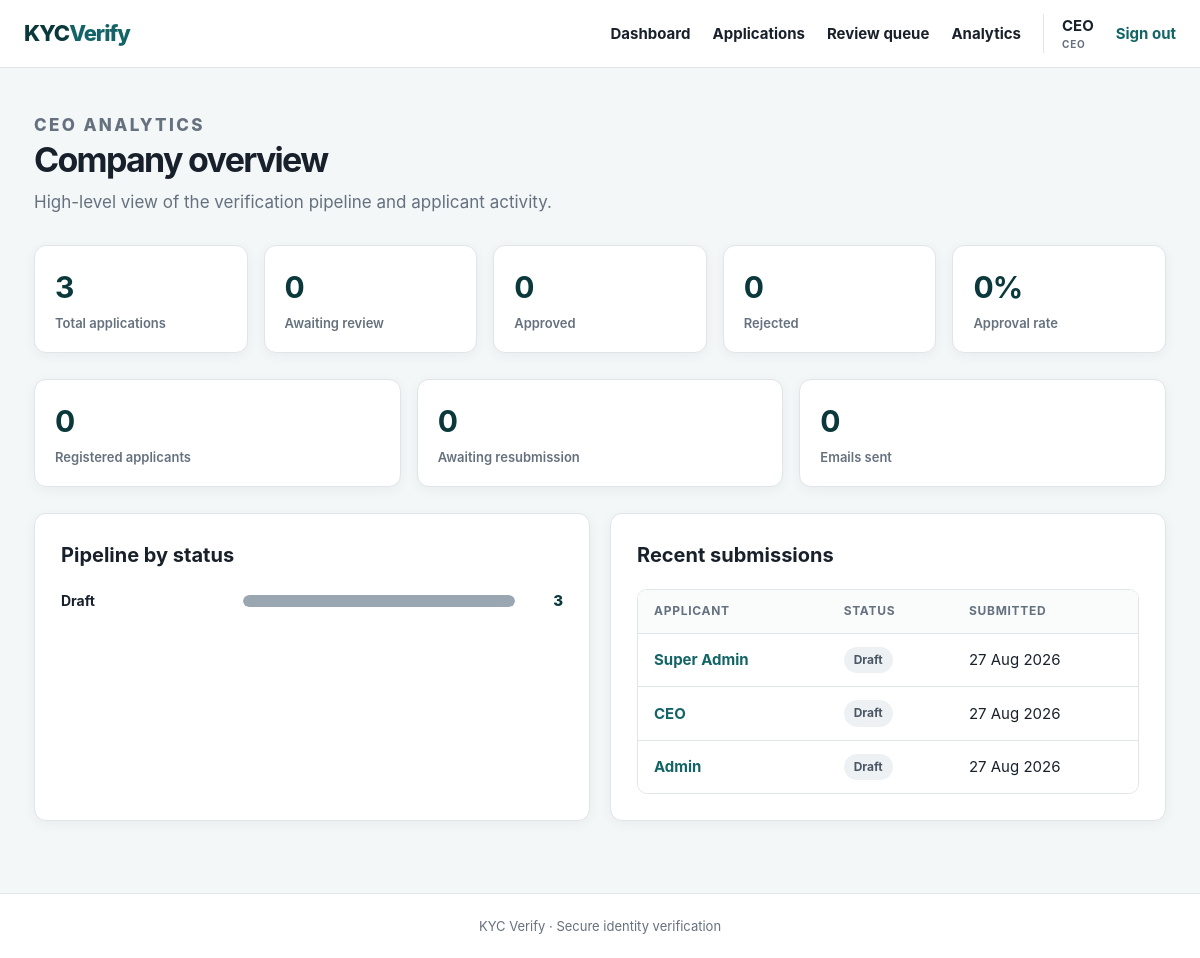
/?page=ceo (signed in), run on the app's committed database.
### tables this page shows
CREATE TABLE applications (
    id INT UNSIGNED AUTO_INCREMENT PRIMARY KEY,
    applicant_id INT UNSIGNED NOT NULL,
    reviewer_id INT UNSIGNED NULL,
    status ENUM(
        'DRAFT',
        'SUBMITTED',
        'UNDER_REVIEW',
        'APPROVED',
        'REJECTED',
        'RESUBMISSION_REQUESTED'
    ) NOT NULL DEFAULT 'DRAFT',
    full_name VARCHAR(160) NULL,
    date_of_birth DATE NULL,
    nationality VARCHAR(100) NULL,
    id_type VARCHAR(60) NULL,
    id_number VARCHAR(100) NULL,
    id_issue_date DATE NULL,
    issuing_district VARCHAR(100) NULL,
    review_notes TEXT NULL,
    reviewed_at DATETIME NULL,
    created_at TIMESTAMP NOT NULL DEFAULT CURRENT_TIMESTAMP,
    updated_at TIMESTAMP NOT NULL DEFAULT CURRENT_TIMESTAMP ON UPDATE CURRENT_TIMESTAMP,
    CONSTRAINT fk_applicant FOREIGN KEY (applicant_id) REFERENCES users (id) ON DELETE CASCADE,
    CONSTRAINT fk_reviewer FOREIGN KEY (reviewer_id) REFERENCES users (id) ON DELETE SET NULL,
    INDEX idx_status (status),
    INDEX idx_applicant (applicant_id),
    INDEX idx_updated (updated_at),
    INDEX idx_created (created_at)
);

CREATE TABLE users (
    id INT UNSIGNED AUTO_INCREMENT PRIMARY KEY,
    username VARCHAR(120) NOT NULL UNIQUE,
    email VARCHAR(190) NOT NULL UNIQUE,
    password_hash VARCHAR(255) NOT NULL,
    is_active TINYINT(1) NOT NULL DEFAULT 1,
    created_at TIMESTAMP NOT NULL DEFAULT CURRENT_TIMESTAMP
);

### index.php (called while the page is built, shortened)
<?php
require_once __DIR__ . '/functions.php';
require_once __DIR__ . '/layout.php';
$u    = user();
$page = $_GET['page'] ?? ($u ? 'dashboard' : 'login');
require __DIR__ . '/pages/' . $page . '.php';

### database.php (called while the page is built, shortened)
<?php
function db(): PDO {
    static $pdo = null;
    if ($pdo === null) {
        $pdo = new PDO('mysql:host=' . DB_HOST . ';dbname=' . DB_NAME . ';charset=utf8mb4', DB_USER, DB_PASS, [
            PDO::ATTR_ERRMODE => PDO::ERRMODE_EXCEPTION,
            PDO::ATTR_DEFAULT_FETCH_MODE => PDO::FETCH_ASSOC,
            PDO::ATTR_EMULATE_PREPARES => false,
        ]);
    }
    return $pdo;
}

### pages/ceo.php (the view, shortened to what this page needs)
<?php
$counts    = application_status_counts();
$total     = $counts['total'];
$byStatus  = $counts['by_status'];
$submitted = $byStatus['SUBMITTED'];
$underReview = $byStatus['UNDER_REVIEW'];
$approved  = $byStatus['APPROVED'];
$rejected  = $byStatus['REJECTED'];
$resubmits = $byStatus['RESUBMISSION_REQUESTED'];
$pending   = $submitted + $underReview;
$approvalRate = $total > 0 ? round($approved / $total * 100) : 0;
$applicants   = (int) db()->query("SELECT COUNT(*) FROM user_roles WHERE role = 'APPLICANT'")->fetchColumn();
$emails       = email_status_counts();
$emailsSent   = $emails['sent'];
?>
<div class="hero compact">
    <div>
        <p class="eyebrow">CEO ANALYTICS</p>
        <h1>Company overview</h1>
        <p>High-level view of the verification pipeline and applicant activity.</p>
    </div>
</div>
<div class="stats">
    <div class="stat"><strong><?= $total ?></strong><span>Total applications</span></div>
    <div class="stat"><strong><?= $pending ?></strong><span>Awaiting review</span></div>
    <div class="stat"><strong><?= $approved ?></strong><span>Approved</span></div>
    <div class="stat"><strong><?= $rejected ?></strong><span>Rejected</span></div>
    <div class="stat"><strong><?= $approvalRate ?>%</strong><span>Approval rate</span></div>
</div>
<div class="stats">
    <div class="stat"><strong><?= $applicants ?></strong><span>Registered applicants</span></div>
    <div class="stat"><strong><?= $resubmits ?></strong><span>Awaiting resubmission</span></div>
    <div class="stat"><strong><?= $emailsSent ?></strong><span>Emails sent</span></div>
</div>
<div class="grid-2">
    <div class="card">
        <h2>Pipeline by status</h2>
        <?php
        $rows = [];
        foreach ($byStatus as $status => $c) {
            if ($c > 0) {
                $rows[] = ['status' => $status, 'c' => $c];
            }
        }
        usort($rows, fn ($a, $b) => $b['c'] <=> $a['c']);
        $max  = max(array_column($rows, 'c') ?: [1]);
        if (!$rows): ?>
            <p class="empty">No applications yet.</p>
        <?php else: ?>
            <ul class="bars">
                <?php foreach ($rows as $row): ?>
                    <li>
                        <span class="bar-label"><?= e(format_status($row['status'])) ?></span>
                        <span class="bar-track"><span class="bar-fill badge-<?= status_class($row['status']) ?>" style="width: <?= round($row['c'] / $max * 100) ?>%"></span></span>
                        <span class="bar-value"><?= $row['c'] ?></span>
                    </li>
                <?php endforeach; ?>
            </ul>
        <?php endif; ?>
    </div>
    <div class="card">
        <h2>Recent submissions</h2>
        <?php
        $recent = db()->query('SELECT a.id, a.status, u.username applicant_name, a.created_at
                               FROM applications a JOIN users u ON u.id = a.applicant_id
                               ORDER BY a.created_at DESC LIMIT 8')->fetchAll();
        if (!$recent): ?>
            <p class="empty">Nothing submitted yet.</p>
        <?php else: ?>
            <div class="table-wrap">
                <table>
                    <thead><tr><th>Applicant</th><th>Status</th><th>Submitted</th></tr></thead>
                    <tbody>
                    <?php foreach ($recent as $a): ?>
                        <tr>
                            <td><a href="?page=application&id=<?= $a['id'] ?>"><?= e($a['applicant_name']) ?></a></td>
                            <td><?= badge($a['status']) ?></td>
                            <td><?= e(date('d M Y', strtotime($a['created_at']))) ?></td>
                        </tr>
                    <?php endforeach; ?>
                    </tbody>
                </table>
            </div>
        <?php endif; ?>
    </div>
</div>

### functions.php (shortened to what this page needs)
<?php
require_once __DIR__ . '/database.php';
function e(?string $value): string
{
    return htmlspecialchars((string) $value, ENT_QUOTES, 'UTF-8');
}
function application_status_counts(): array
{
    $byStatus = [
        'DRAFT'                    => 0,
        'SUBMITTED'                => 0,
        'UNDER_REVIEW'             => 0,
        'APPROVED'                 => 0,
        'REJECTED'                 => 0,
        'RESUBMISSION_REQUESTED'   => 0,
    ];
    $rows  = db()->query('SELECT status, COUNT(*) c FROM applications GROUP BY status')->fetchAll();
    $total = 0;
    foreach ($rows as $row) {
        $count = (int) $row['c'];
        $byStatus[$row['status']] = $count;
        $total += $count;
    }
    return ['total' => $total, 'by_status' => $byStatus];
}
function email_status_counts(): array
{
    $sent = 0;
    $failed = 0;
    $rows = db()->query('SELECT status, COUNT(*) c FROM email_logs GROUP BY status')->fetchAll();
    return ['sent' => $sent, 'failed' => $failed, 'total' => $sent + $failed];
}
function status_class(string $status): string
{
    return strtolower(str_replace('_', '-', $status));
}
function format_status(string $status): string
{
    return ucwords(strtolower(str_replace('_', ' ', $status)));
}
function badge(string $status): string
{
    return '<span class="badge badge-' . status_class($status) . '">' . e(format_status($status)) . '</span>';
}

### assets/style.css (style rules this page uses)
:root { --ink: #18212b; --muted: #65717e; --line: #dfe5e9; --paper: #ffffff; --bg: #f4f7f8; --brand: #126466; --brand-dark: #0b383b; --brand-soft: #e3f0f0; --success: #1d7a4f; --success-bg: #e6f4ec; --danger: #b53d3d; --danger-bg: #fbeaea; --warn: #9d6510; --warn-bg: #fdf6e7; --info: #245a9d; --info-bg: #e9f0fa; --radius: 12px; --shadow: 0 3px 12px rgba(28, 63, 73, 0.06); }
* { box-sizing: border-box; }
body { margin: 0; background: var(--bg); color: var(--ink); font: 15px/1.55 Inter, system-ui, -apple-system, BlinkMacSystemFont, "Segoe UI", sans-serif; min-height: 100vh; display: flex; flex-direction: column; }
a { color: var(--brand); font-weight: 650; text-decoration: none; }
.hero { display: flex; justify-content: space-between; align-items: end; margin-bottom: 30px; gap: 24px; }
.hero h1, .auth h1 { font-size: clamp(30px, 5vw, 46px); line-height: 1.08; margin: 4px 0 10px; letter-spacing: -1.7px; }
.hero p { margin: 0; color: var(--muted); font-size: 17px; }
.hero.compact h1 { font-size: 34px; }
.eyebrow { color: var(--brand); font-size: 11px; font-weight: 800; letter-spacing: 0.14em; margin: 0 0 6px; }
.card { background: var(--paper); border: 1px solid var(--line); border-radius: var(--radius); padding: 26px; margin: 20px 0; box-shadow: var(--shadow); }
.card h2 { font-size: 20px; margin: 0 0 18px; }
.grid-2 { display: grid; grid-template-columns: repeat(auto-fit, minmax(340px, 1fr)); gap: 20px; }
.grid-2 .card { margin: 0; }
.stats { display: grid; grid-template-columns: repeat(auto-fit, minmax(170px, 1fr)); gap: 16px; margin-bottom: 26px; }
.stat { background: var(--paper); border: 1px solid var(--line); border-radius: var(--radius); padding: 18px 20px; box-shadow: var(--shadow); }
.stat strong { display: block; font-size: 30px; letter-spacing: -1px; color: var(--brand-dark); }
.stat span { color: var(--muted); font-size: 13px; font-weight: 600; }
.table-wrap { overflow-x: auto; border: 1px solid var(--line); border-radius: 10px; }
table { width: 100%; border-collapse: collapse; background: var(--paper); }
th { text-align: left; font-size: 12px; text-transform: uppercase; letter-spacing: 0.06em; color: var(--muted); padding: 12px 16px; border-bottom: 1px solid var(--line); background: #fafcfc; white-space: nowrap; }
td { padding: 13px 16px; border-bottom: 1px solid var(--line); vertical-align: middle; }
tbody tr:last-child td { border-bottom: 0; }
.badge { display: inline-block; padding: 4px 10px; border-radius: 999px; font-size: 12px; font-weight: 700; white-space: nowrap; }
.badge-draft { background: #eef1f3; color: #4a5765; }
.bars { list-style: none; margin: 0; padding: 0; display: grid; gap: 14px; }
.bars li { display: grid; grid-template-columns: 170px 1fr 36px; align-items: center; gap: 12px; }
.bar-label { font-weight: 650; font-size: 14px; }
.bar-value { text-align: right; font-weight: 800; color: var(--brand-dark); }
.bar-track { background: #eef1f3; border-radius: 999px; height: 12px; overflow: hidden; display: block; }
.bar-fill { display: block; height: 100%; border-radius: 999px; }
.bar-fill.badge-draft { background: #9aa7b3; }

### data on the page
applications: applicant.username "Super Admin", status "Draft", created_at "27 Aug 2026"
applications: applicant.username "CEO", status "Draft", created_at "27 Aug 2026"
applications: applicant.username "Admin", status "Draft", created_at "27 Aug 2026"

### other printed values
$label "Dashboard"
$label "Applications"
$label "Review queue"
$label "Analytics"
$u['username'] "CEO"
role_label($u['role']) "CEO"
$total "3"
$pending "0"
$approved "0"
$rejected "0"
$approvalRate "0"
$applicants "0"
$resubmits "0"
$emailsSent "0"
format_status($row['status']) "Draft"
